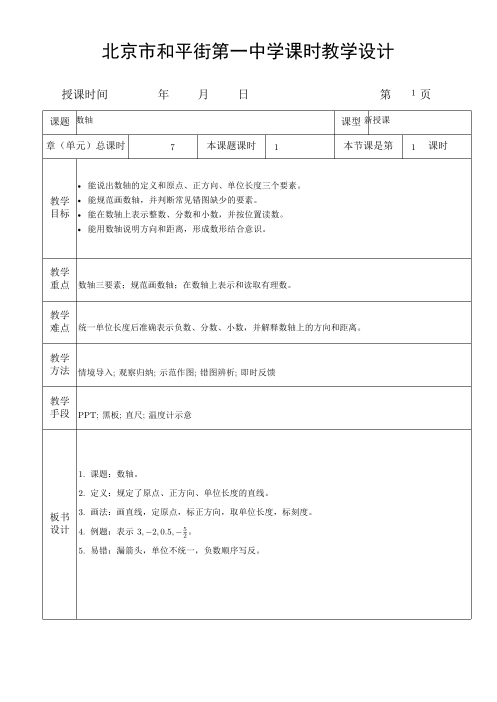
#> input picture output/lesson_plans_v2/C01-L03/page-1.png, 993 x 1404 px (shown at 1/2 size); its folder holds 5 pictures in this run
$ python render_lessonplan_review.py
#> lines starting #> are read from the running program, lines starting #| are printed output that depends on the picture
#!/usr/bin/env python3
"""Render Phase 5 pilot PDFs to PNG pages and contact sheets."""
from __future__ import annotations

import csv
import shutil
import subprocess
from datetime import datetime
from pathlib import Path

from PIL import Image, ImageOps, ImageDraw


ROOT = Path(__file__).resolve().parents[1]
PILOT_LESSONS = ["C01-L03", "C05-L05", "C06-L07"]
REPORT = ROOT / "reports/pilot_lessonplans_review.md"
CSV_REPORT = ROOT / "reports/pilot_lessonplans_review.csv"


def tool(name: str) -> str | None:
    candidate = Path(r"D:\texlive\2026\bin\windows") / f"{name}.exe"
    if candidate.exists():
        return str(candidate)
    found = shutil.which(name)
    return found


def render_pdf(pdf: Path, out_dir: Path) -> list[Path]:
    pdftoppm = tool("pdftoppm")
    if not pdftoppm:
        raise RuntimeError("pdftoppm was not found")
    out_dir.mkdir(parents=True, exist_ok=True)
    prefix = out_dir / "page"
    subprocess.run(
        [
            pdftoppm,
            "-png",
            "-r",
            "120",
            pdf.resolve().relative_to(ROOT.resolve()).as_posix(),
            prefix.resolve().relative_to(ROOT.resolve()).as_posix(),
        ],
        cwd=ROOT,
        check=True,
        stdout=subprocess.PIPE,
        stderr=subprocess.STDOUT,
        text=True,
        encoding="utf-8",
        errors="replace",
    )
#> (this line was passed over: subprocess is not available in this run)
    return sorted(out_dir.glob("page-*.png"))


def make_contact_sheet(images: list[Path], output: Path) -> None:
    opened = [Image.open(path).convert("RGB") for path in images]
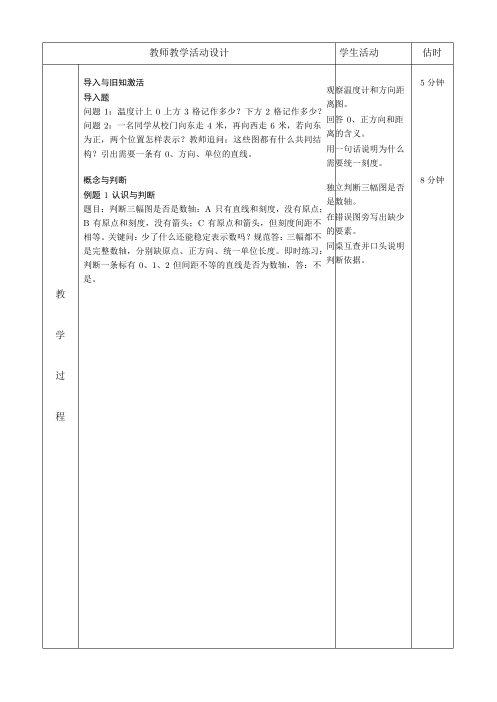
#> input picture output/lesson_plans_v2/C01-L03/page-2.png, 993 x 1404 px (shown at 1/2 size)
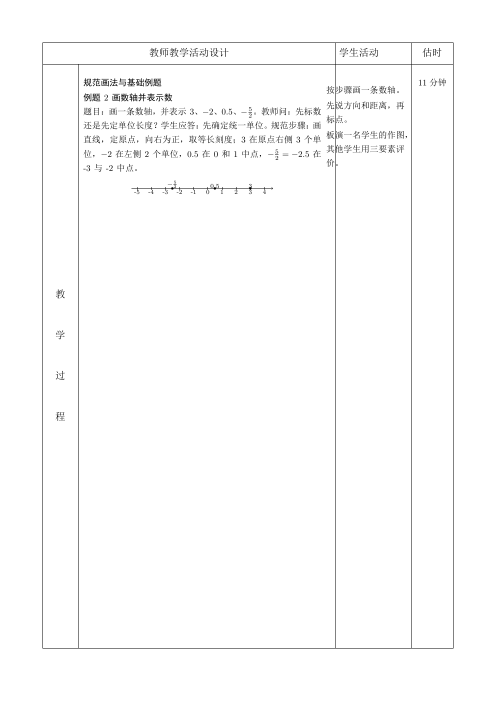
#> input picture output/lesson_plans_v2/C01-L03/page-3.png, 993 x 1404 px (shown at 1/2 size)
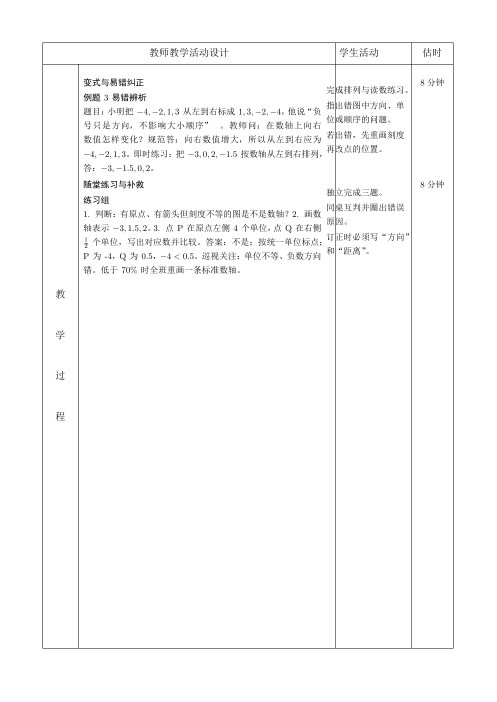
#> input picture output/lesson_plans_v2/C01-L03/page-4.png, 993 x 1404 px (shown at 1/2 size)
#> opened = 4 items
    thumbs = []
    for idx, image in enumerate(opened, 1):
        image.thumbnail((360, 510))
        framed = ImageOps.expand(image, border=10, fill="white")
        canvas = Image.new("RGB", (framed.width, framed.height + 26), "white")
        canvas.paste(framed, (0, 0))
        draw = ImageDraw.Draw(canvas)
        draw.text((12, framed.height + 5), f"page {idx}", fill=(0, 0, 0))
        thumbs.append(canvas)
#> this loop made 4 passes
#> pass 1, in make_contact_sheet, `framed = ImageOps.expand(image, border=10, fill="white")`:
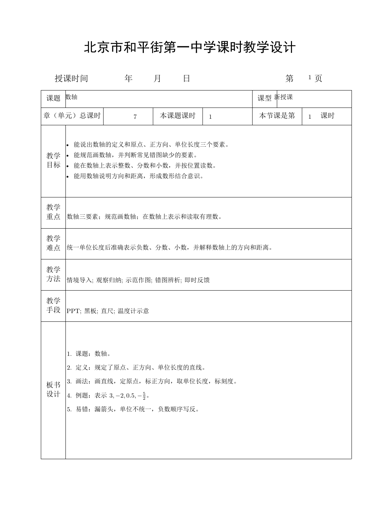
#> framed: PIL image 380x529 RGB; min 0, max 255, mean 249.2
#> after the loop:
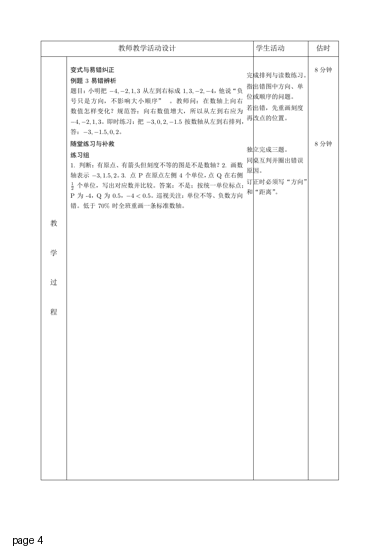
#> canvas: PIL image 380x555 RGB; min 3, max 255, mean 250.7
#> after the loop:
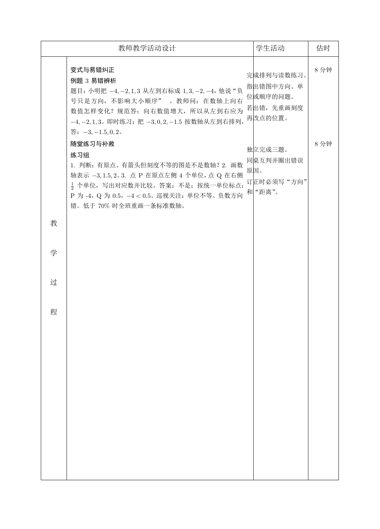
#> framed: PIL image 380x529 RGB; min 56, max 255, mean 250.6
#> after the loop, thumbs = 4 items
    width = max(t.width for t in thumbs) * 2
#> width = 760
    height = max(t.height for t in thumbs) * 2
#> height = 1110
    sheet = Image.new("RGB", (width, height), "white")
#> sheet: PIL image 760x1110 RGB; every value is 255
    for i, thumb in enumerate(thumbs):
        x = (i % 2) * max(t.width for t in thumbs)
        y = (i // 2) * max(t.height for t in thumbs)
        sheet.paste(thumb, (x, y))
#> this loop made 4 passes
#> (x, y) on passes 1 to 4: (0, 0), (380, 0), (0, 555), (380, 555)
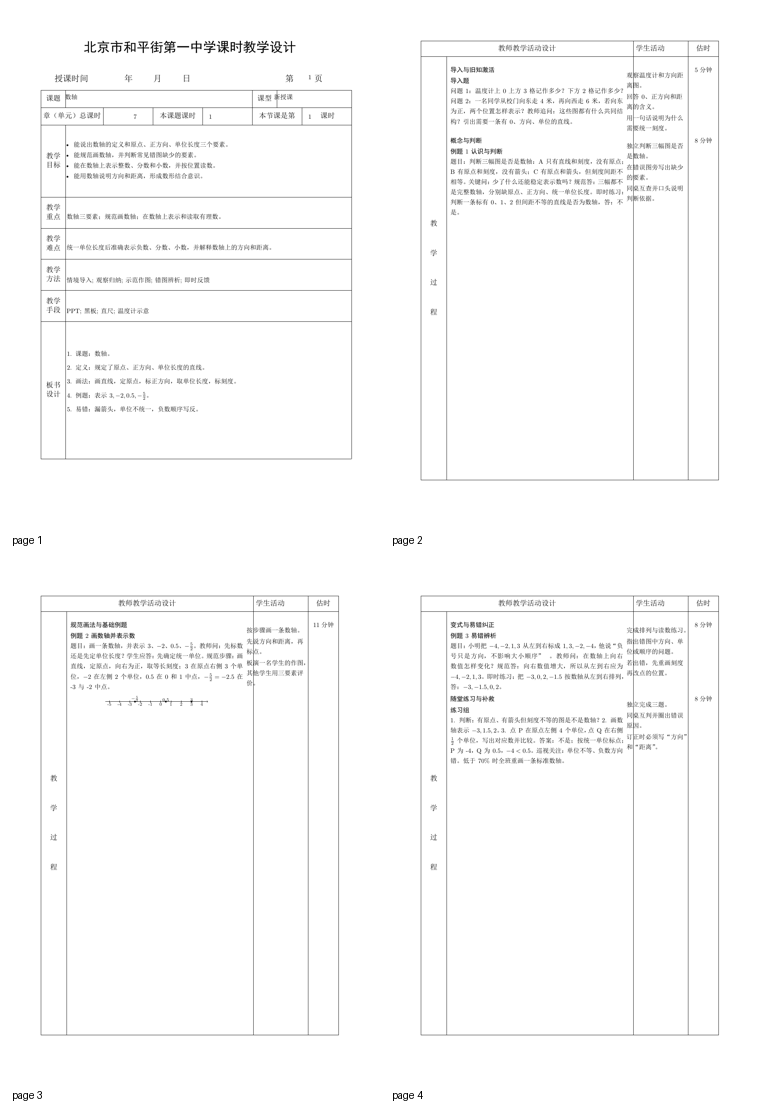
#> sheet: PIL image 760x1110 RGB; min 0, max 255, mean 250.6
    sheet.save(output)


def main() -> int:
    rows = []
    lines = ["# 三节样板教案渲染审查报告", "", f"生成时间：{datetime.now().isoformat(timespec='seconds')}", ""]
    lines.extend(["| 课时 | PNG页数 | 联系图 | 人工渲染观察 |", "|---|---:|---|---|"])
    for lesson_id in PILOT_LESSONS:
        lesson_dir = ROOT / "build/lessonplans" / lesson_id
        pdf = lesson_dir / "lessonplan.pdf"
        pages = render_pdf(pdf, lesson_dir)
        sheet = lesson_dir / "contact-sheet.png"
        make_contact_sheet(pages, sheet)
        note = "4页均渲染；中文、表格背景、三列过程区域可见；未发现明显越界或遮挡，仍建议人工打印核对。"
        rows.append({
            "lesson_id": lesson_id,
            "rendered_pages": len(pages),
            "contact_sheet": sheet.relative_to(ROOT).as_posix(),
            "status": "通过" if len(pages) == 4 else "需修正",
            "review_notes": note,
        })
        lines.append(f"| {lesson_id} | {len(pages)} | `{sheet.relative_to(ROOT).as_posix()}` | {note} |")
        print(f"[OK] rendered {lesson_id}: {len(pages)} pages")
    REPORT.write_text("\n".join(lines), encoding="utf-8")
    with CSV_REPORT.open("w", newline="", encoding="utf-8-sig") as f:
        writer = csv.DictWriter(f, fieldnames=list(rows[0].keys()))
        writer.writeheader()
        writer.writerows(rows)
    print(f"[OK] render report -> {REPORT.relative_to(ROOT).as_posix()}")
    print(f"[OK] render csv -> {CSV_REPORT.relative_to(ROOT).as_posix()}")
    return 0


if __name__ == "__main__":
#> (the run stopped early here; a loop or call above may not have finished)
